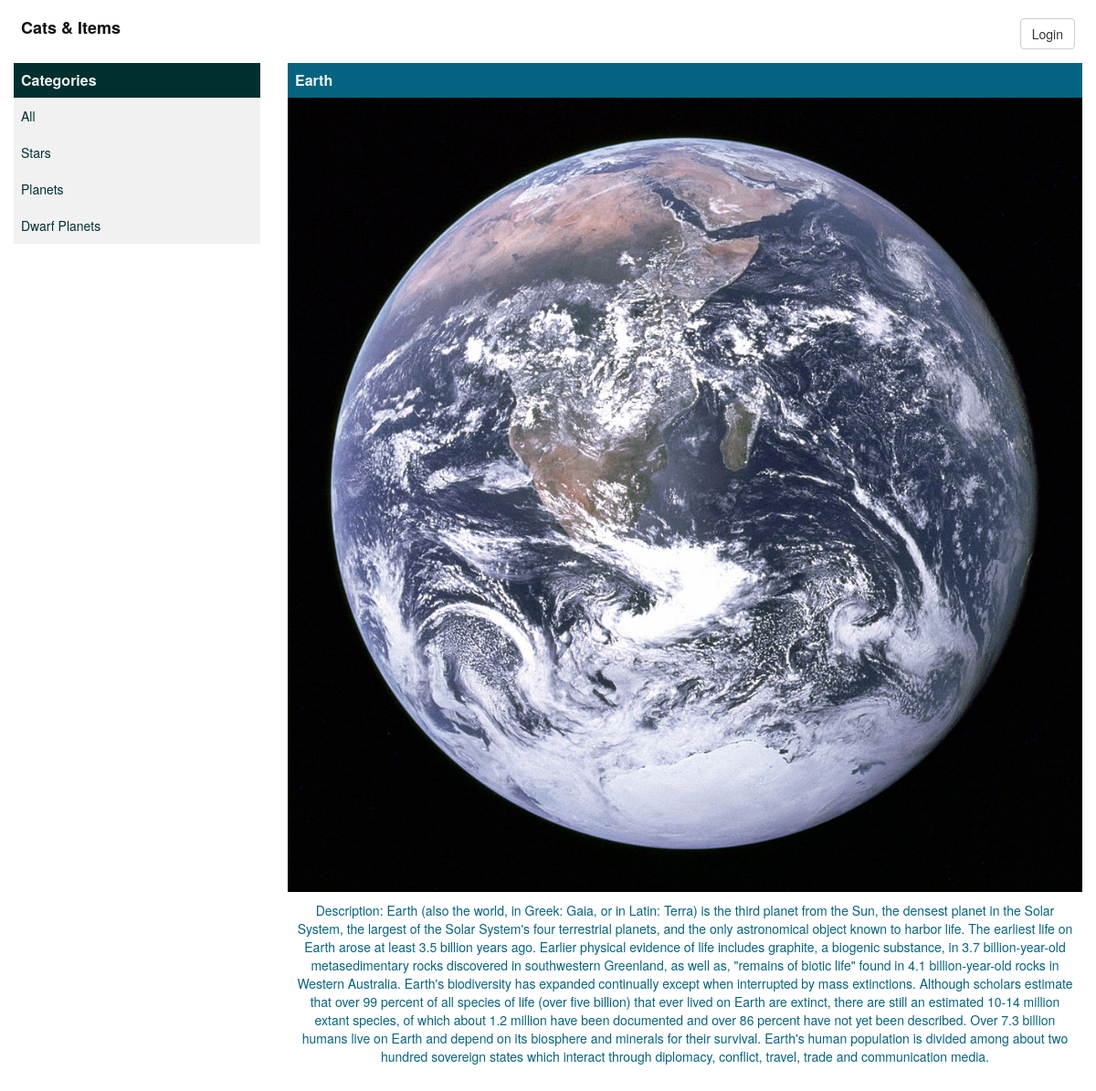
Page /item/Earth/4 on the committed database.
### database_setup.py (models this page shows, shortened)
class Category(Base):
    __tablename__ = 'categories'
    id = Column(
        'id', Integer,
        nullable=False,
        primary_key=True)
    name = Column(
        'name', String,
        nullable=False)

class Item(Base):
    __tablename__ = 'items'
    id = Column(
        'id', Integer,
        nullable=False,
        primary_key=True)
    name = Column(
        'name', String,
        nullable=False)
    description = Column(
        'description', String)
    category = Column(
        'category',
        ForeignKey('categories.id'),
        nullable=False)
    image = Column(
        'image',
        String)
    categories = relationship(Category)

### application.py (the view)
@app.route("/item/<item_name>/<int:item_id>")
def item(item_name, item_id):
    context = generate_context(
        item_id=item_id)
    return render_template(
        'item_details.html',
        categories=context['categories'],
        title="Item - " + item_name,
        item=context['items'])

### application.py (called while the page is built)
def generate_context(item_id=None, category_id=None):
    context = dict()
    context['categories'] = crud.get_all_categories()
    if item_id is not None:
        context['items'] = crud.get_item_by_id(item_id)
    elif category_id is not None:
        context['items'] = crud.get_items_by_category(category_id)
    else:
        context['items'] = crud.get_all_items()
    return context

### crud.py (called while the page is built)
def get_all_entries(type):
    entries = session.query(type).all()
    return entries

def get_all_categories():
    entries = get_all_entries(Category)
    return entries

def get_item_by_id(item_id):
    entry = session.query(Item).filter_by(id=item_id).one()
    return entry

### templates/item_details.html (shortened to what this page needs)
<!DOCTYPE html>
{% extends "main_cat_item_list.html" %}
{% block items %}
<h2 class="item-head">{{ item.name }}
</h2>
{% if item.image %}
<div class="item-image">
    <img class="img-responsive img" src="{{ url_for('static', filename="uploads/images/%s" % item.image) }}" alt="{{ item.name}}">
</div>
{% endif %}
<div class="item-description">
    Description: {{ item.description }}
</div>
{% endblock %}

### templates/main_cat_item_list.html
<!DOCTYPE html>
{% extends "index.html" %}
{% block main_area %}
<div class="row">
    <div class="col-sm-3 categories">
        <h2 class="cat-head">Categories</h2>
        <ul class="cat-menu">
            <li class="cat-entry">
                <a href="{{ url_for('index') }}">All</a>
            </li>
            {% for category in categories %}
            <li class="cat-entry">
                <a href="{{ url_for('category', category_name=category.name, category_id=category.id)  }}">{{ category.name }}</a>
            </li>
            {% endfor %}
        </ul>
    </div >
    <div class="col-sm-9">
        <div class="items">
            {% block items %}
            {% endblock %}
        </div>
    </div>
</div>
{% endblock %}

### static/css/style.css (style rules this page uses)
.cat-head, .items-head, .item-head, .login-head { font-size: 16px; font-weight: bold; padding: 10px 0 10px 8px; margin: 15px 0 0 0; color: #F1F1F1; }
.cat-head, .login-head { background-color: #002F2F; }
.items-head, .item-head { background-color: #046380; }
ul { list-style-type: none; padding: 0; margin: 0; width: 100%; }
li a { text-decoration: none; display: block; height: 40px; padding: 10px 0 10px 8px; }
li { white-space: nowrap; overflow: hidden; }
li.cat-entry a { color: #002F2F; background-color: #F1F1F1; }
.item-description, .no-items { padding: 10px 8px 10px; margin-bottom: 10px; color: #046380; text-align: center; }
.img { margin: 0 auto; }
.items { padding-bottom: 10px; }

### rows in the picture
Category: name "Stars"
Category: name "Planets"
Category: name "Dwarf Planets"
Item: name "Earth", image (picture), description "Earth (also the world, in Greek: Gaia, or in Latin: Terra) is the third planet from the Sun, the densest planet in the Solar System, the largest of the Solar System's four terrestrial planets, and the only astronomical object known to harbor life. The earliest life on Earth arose at least 3.5 billion years ago. Earlier physical evidence of life includes graphite, a biogenic substance, in 3.7 billion-year-old metasedimentary rocks discovered in southwestern Greenland, as well as, \"remains of biotic life\" found in 4.1 billion-year-old rocks in Western Australia. Earth's biodiversity has expanded continually except when interrupted by mass extinctions. Although scholars estimate that over 99…"
